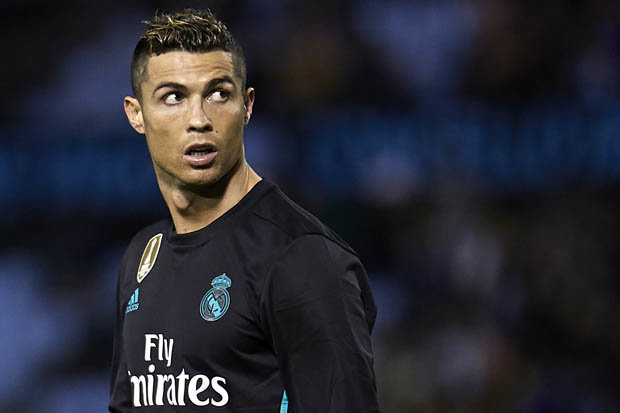
//> input picture Images/ronaldo.jpg, 620 x 413 px
$ ./prelab4   (built with g++ and OpenCV 4)
//> lines starting //> are read from the running program, lines starting //| are printed output that depends on the picture
#include <opencv2/core/core.hpp>
#include <opencv2/objdetect/objdetect.hpp>
#include <opencv2/ml/ml.hpp>
#include <opencv2/highgui/highgui.hpp>
#include <opencv2/opencv.hpp>
#include <opencv2/imgproc/imgproc.hpp>

#include <iostream>
#include <string>
#include <vector>

// g++ -std=c++11 removeRedEyes.cpp `pkg-config --libs --cflags opencv` -o removeRedEyes

// ./removeRedEyes

using namespace cv;
using namespace std;

void resizeFace(Mat &face);
Mat detectFace(const Mat &image, CascadeClassifier &faceDetector);
void combineDataSets(const string& file1, const string& file2, const string& writeFile);

int main ()
{
	Mat face;
	Mat samples;
	vector<string> labels;
	CascadeClassifier faceDetector;

	// Load Ronaldo's Face
	Mat ronaldo = imread("Images/ronaldo.jpg", IMREAD_GRAYSCALE);
//> ronaldo: 413 rows x 620 cols, CV_8UC1; min 0, max 255, mean 41.1
	imshow("Ronaldo", ronaldo);
	waitKey();
	face = detectFace(ronaldo, faceDetector); // get face sub-image
//> in detectFace, `bool isok = faceDetector.load("/home/filipe/opencv/data/haarcascades/h..`: isok = true
//> in detectFace, `faceDetector.detectMultiScale(image, faces, 1.1, 2, 0|CV_HAAR_SCALE_IM..`: faces = 1 Rect (x, y, width, height): [131, 43, 132, 132]
	resizeFace(face); // resize face to be 200 x 200 pixels
	imshow("Ronaldo Face", face);
	waitKey();
	samples.push_back(face.clone().reshape(1,1)); // Reshape matrix into row vector
	labels.push_back("Ronaldo");

	// Load Messi's Face
	Mat messi = imread("Images/messi.jpg", IMREAD_GRAYSCALE);
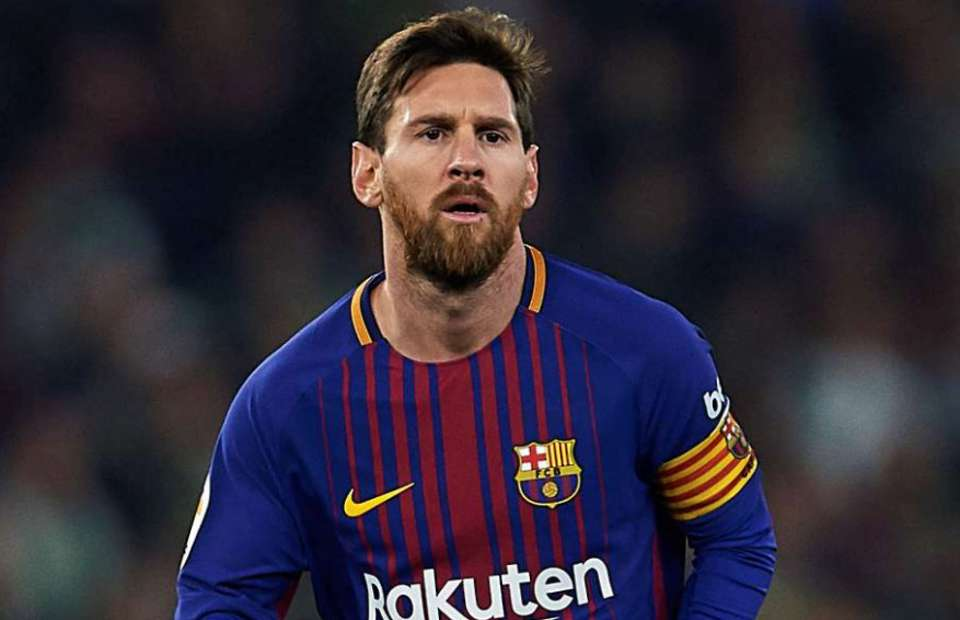
//> input picture Images/messi.jpg, 960 x 620 px
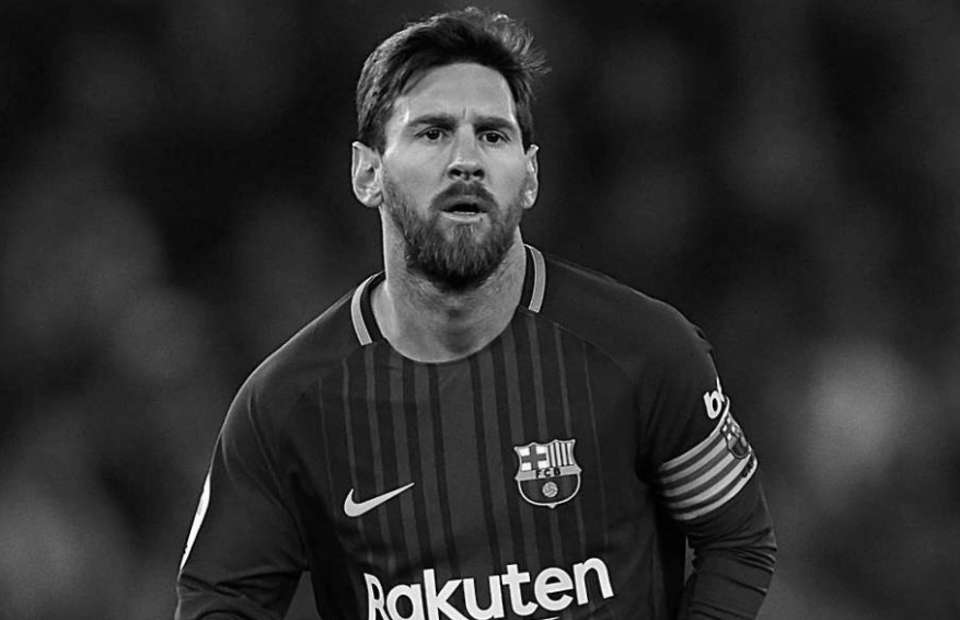
//> messi: 620 rows x 960 cols, CV_8UC1; min 0, max 255, mean 45.5
	imshow("Messi", messi);
	waitKey();
	face = detectFace(messi, faceDetector);
//> face: 58 rows x 58 cols, CV_8UC1
	resizeFace(face);
	imshow("Messi Face", face);
	waitKey();
	samples.push_back(face.clone().reshape(1,1));
	labels.push_back("Messi");

	// Load Wilshere's Face
	Mat wilshere = imread("Images/wilshere.jpg", IMREAD_GRAYSCALE);
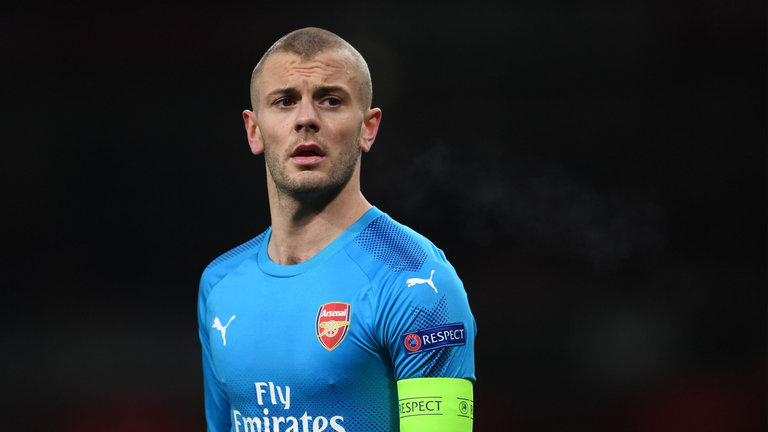
//> input picture Images/wilshere.jpg, 768 x 432 px
//> wilshere: 432 rows x 768 cols, CV_8UC1; min 0, max 255, mean 39.1
	imshow("Wilshere", wilshere);
	waitKey();
	face = detectFace(wilshere, faceDetector);
//> face: 147 rows x 147 cols, CV_8UC1
	resizeFace(face);
	imshow("Wilshere Face", face);
	waitKey();
	samples.push_back(face.clone().reshape(1,1));
	labels.push_back("Wilshere");

	// Load Mustafi's Face
	Mat mustafi = imread("Images/mustafi.jpg", IMREAD_GRAYSCALE);
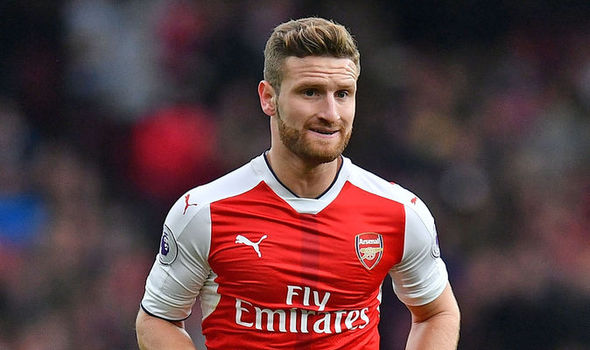
//> input picture Images/mustafi.jpg, 590 x 350 px
//> mustafi: 350 rows x 590 cols, CV_8UC1; min 0, max 255, mean 72.4
	imshow("Mustafi", mustafi);
	waitKey();
	face = detectFace(mustafi, faceDetector);
//> face: 93 rows x 93 cols, CV_8UC1
	resizeFace(face);
	imshow("Mustafi Face", face);
	waitKey();
	samples.push_back(face.clone().reshape(1,1));
	labels.push_back("Mustafi");

	// Load Salah's Face
	Mat salah = imread("Images/salah.jpg", IMREAD_GRAYSCALE);
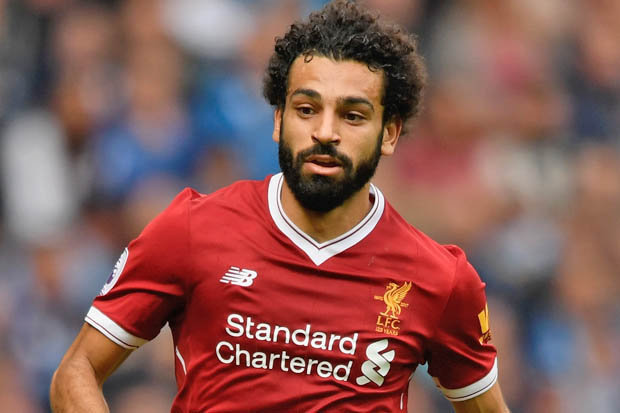
//> input picture Images/salah.jpg, 620 x 413 px
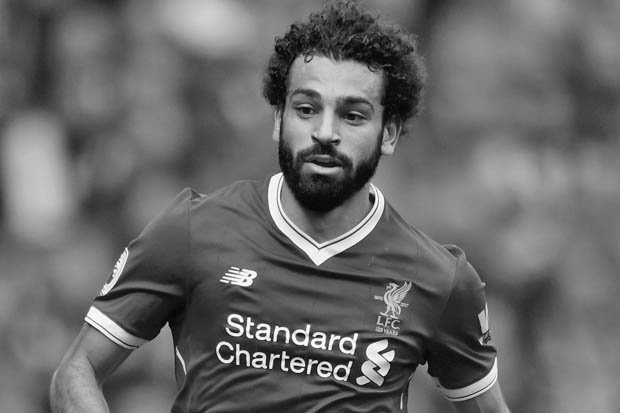
//> salah: 413 rows x 620 cols, CV_8UC1; min 0, max 255, mean 105
	imshow("Salah", salah);
	waitKey();
	face = detectFace(salah, faceDetector);
//> face: 136 rows x 136 cols, CV_8UC1
	resizeFace(face);
//> in resizeFace (call 5), `resize(face, face, Size(200, 200));`:
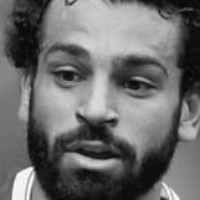
//> face: 200 rows x 200 cols, CV_8UC1; min 3, max 253, mean 107.7
	imshow("Salah Face", face);
	waitKey();
	samples.push_back(face.clone().reshape(1,1));
	labels.push_back("Salah");

	// cout << samples.rows << " : " << samples.cols << endl;

	// Save Data to .xml file

	FileStorage fs; // Create filestorage instance

	fs.open("10090379.xml", FileStorage::WRITE); // Filename is student number

	fs << "samples" << samples;
	fs << "labels" << labels;
	fs.release();

	// test combineDataSet function

	combineDataSets("10090379.xml", "10090379.xml", "combined.xml");

}

void resizeFace(Mat &face)
{
	resize(face, face, Size(200, 200)); // Resize face image to 200x200 pixels
}

Mat detectFace(const Mat &image, CascadeClassifier &faceDetector)
{
	vector<Rect> faces;
	bool isok = faceDetector.load("/home/filipe/opencv/data/haarcascades/haarcascade_frontalface_default.xml");
	// cout << isok << endl;

	faceDetector.detectMultiScale(image, faces, 1.1, 2, 0|CV_HAAR_SCALE_IMAGE, Size(30,30));

	if (faces.size() == 0)
	{
		cerr << "Error: No Faces Found" << endl;
		return Mat();
	}

	if (faces.size() > 1)
	{
		cerr << "Error: Multiple Faces Found" << endl;
	}
// [10 lines of commented-out code are left out]

	return image(faces[0]).clone();
}

void combineDataSets(const string& file1, const string& file2, const string& writeFile) {


	FileStorage fs; // create FileStorage instance
	Mat samples;
	Mat samples_temp;
	vector<string> labels;
	vector<string> labels_temp;

	fs.open(file1, FileStorage::READ);
	fs["samples"] >> samples;
	fs["labels"] >> labels;

	fs.open(file2, FileStorage::READ);
	fs["samples"] >> samples_temp;
	fs["labels"] >> labels_temp;

	samples.push_back(samples_temp); // combine two matrices

	labels.insert(labels.end(), labels_temp.begin(), labels_temp.end()); //combine labels

	fs.open(writeFile, FileStorage::WRITE);
	fs << "samples" << samples;
	fs << "labels" << labels;

	fs.release();

}
